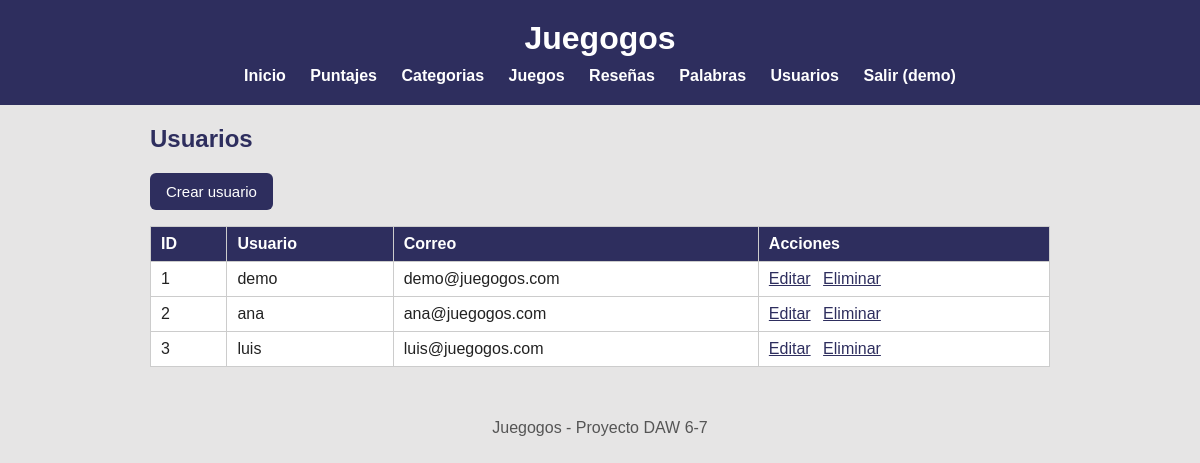
The page /index.php?url=usuarios/listar (signed in) on the database its author committed.
### tables this page shows
CREATE TABLE usuarios (
  id      INT AUTO_INCREMENT PRIMARY KEY,
  usuario VARCHAR(50)  NOT NULL UNIQUE,
  correo  VARCHAR(100) NOT NULL,
  clave   VARCHAR(255) NOT NULL
);

### app/controllers/UsuarioController.php (called while the page is built, shortened)
<?php
require_once __DIR__ . "/../models/Usuario.php";
class UsuarioController
{
    public function listar()
    {
        $usuarios = Usuario::obtenerTodos();
        require __DIR__ . "/../views/usuarios/listar.php";
    }
}

### app/models/Usuario.php (called while the page is built, shortened)
<?php
class Usuario
{
    public static function obtenerTodos()
    {
        $conn = Conexion::conectar();
        $sql = "SELECT id, usuario, correo FROM usuarios ORDER BY id";
        $res = $conn->query($sql);
        $usuarios = [];
        while ($fila = $res->fetch_assoc()) {
            $usuarios[] = $fila;
        }
        return $usuarios;
    }
}

### app/views/usuarios/listar.php (the view)
<?php $titulo = "Usuarios"; require __DIR__ . "/../partials/header.php"; ?>
<h2>Usuarios</h2>
<p><a class="boton" href="index.php?url=usuarios/crearForm">Crear usuario</a></p>
<table>
    <tr>
        <th>ID</th>
        <th>Usuario</th>
        <th>Correo</th>
        <th>Acciones</th>
    </tr>
    <?php foreach ($usuarios as $u): ?>
        <tr>
            <td><?= htmlspecialchars($u["id"]) ?></td>
            <td><?= htmlspecialchars($u["usuario"]) ?></td>
            <td><?= htmlspecialchars($u["correo"]) ?></td>
            <td>
                <a href="index.php?url=usuarios/editarForm&id=<?= $u["id"] ?>">Editar</a>
                <a href="index.php?url=usuarios/eliminar&id=<?= $u["id"] ?>"
                   onclick="return confirm('Eliminar usuario?')">Eliminar</a>
            </td>
        </tr>
    <?php endforeach; ?>
</table>
<?php require __DIR__ . "/../partials/footer.php"; ?>

### public/css/estilos.css (style rules this page uses)
body { font-family: Arial, Helvetica, sans-serif; margin: 0; padding: 0; background-color: rgb(230, 229, 229); color: #222; }
h2 { color: rgb(46, 46, 94); }
.boton, button { display: inline-block; background-color: rgb(46, 46, 94); color: white; border: none; padding: 10px 16px; border-radius: 6px; text-decoration: none; cursor: pointer; font-size: 15px; }
table { border-collapse: collapse; width: 100%; background: white; margin-top: 12px; }
th, td { border: 1px solid #ccc; padding: 8px 10px; text-align: left; }
th { background: rgb(46, 46, 94); color: white; }
td a { color: rgb(46, 46, 94); margin-right: 8px; }

### rows shown on the page
usuarios: id "1", usuario "demo", correo "demo@juegogos.com"
usuarios: id "2", usuario "ana", correo "ana@juegogos.com"
usuarios: id "3", usuario "luis", correo "luis@juegogos.com"

### other values the page prints
$_SESSION["usuario"] "demo"
